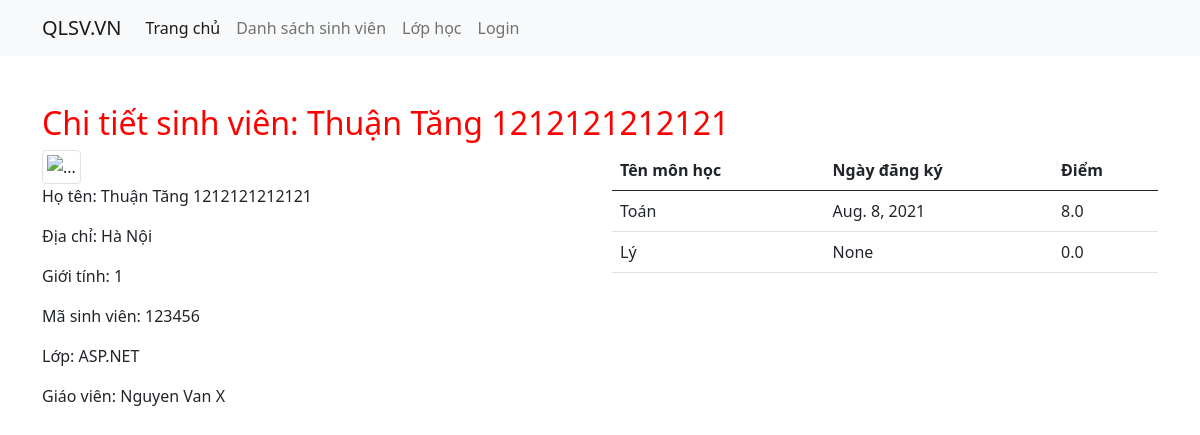
The app's page /sinhvien/1 with its own data.
### students/models.py (models this page shows, shortened)
class Student(models.Model):
    class Meta:
        permissions = [
            ("change_task_status", "Can change the status of tasks"),
            ("close_task", "Can remove a task by setting its status as closed"),
            ("grade_latest_exam_score", "Cập nhật điểm đồ án tốt nghiệp"),
        ]
    id = models.BigAutoField(primary_key=True)
    class_model = models.ForeignKey(ClassModel, on_delete=models.DO_NOTHING)
    name = models.CharField(max_length=200, help_text="Tên sinh viên, ví dụ:  Nguyễn Văn A")
    gender = models.IntegerField(choices=GenderChoices.choices)
    address = models.TextField()
    student_code = models.CharField(max_length=200)
    is_paid = models.BooleanField(default=False)
    go_to_school_at = models.DateField(null=True)
    skills = models.ManyToManyField(Skill, verbose_name="Danh sách Kỹ năng")
    subjects = models.ManyToManyField(Subject, through='SubjectRegistration')
    profile = models.OneToOneField(Profile, on_delete=models.CASCADE, null=True)
    def __str__(self) -> str:
        return self.name

class ClassModel(models.Model):
    name = models.CharField(max_length=200)
    teacher_name = models.CharField(max_length=200)

class SubjectRegistration(models.Model):
    student = models.ForeignKey(Student, on_delete=models.CASCADE, verbose_name="Sinh viên")
    subject = models.ForeignKey(Subject, on_delete=models.CASCADE, verbose_name="Môn học")
    reg_at = models.DateField(null=True, verbose_name="Ngày đăng ký")
    score = models.FloatField(default=0, verbose_name="Điểm trung bình")
    def __str__(self):
        return str(self.student) + " - " + str(self.subject)

class Subject(models.Model):
    name = models.CharField(max_length=255)
    def __str__(self) -> str:
        return self.name

### students/views.py (the view)
# urls.py: path('<int:student_id>', views.show, name='show'), #students/
def show(request, student_id):
    try:
        student = Student.objects.get(pk=student_id)
    except Student.DoesNotExist:
        raise Http404("Sinh viên không tồn tại")
    subjectRegistrations = SubjectRegistration.objects.filter(student=student)
    slugGenerate = slugify(student.name)
    print(slugGenerate)
    data = {
        "student": student,
        "subjectRegistrations": subjectRegistrations,
    }
    print(subjectRegistrations)
    return render(request, 'students/show.html', data)

### students/templates/students/show.html (shortened to what this page needs)
{% extends 'students/base.html' %}
{% block content %}
      <h2>Chi tiết sinh viên: {{ student.name }}</h2>
      <div class="row">
          <div class="col col-sm-6">
            <img style="width:100px" src="https://i.pinimg.com/736x/64/81/22/6481225432795d8cdf48f0f85800cf66.jpg" class="img-thumbnail" alt="...">
            <p>Họ tên: {{ student.name }}</p>
            <p>Địa chỉ: {{ student.address }}</p>
            <p>Giới tính: {{ student.gender }}</p>
            <p>Mã sinh viên: {{ student.student_code }}</p>
            <p>Lớp: {{ student.class_model.name }}</p>
            <p>Giáo viên: {{ student.class_model.teacher_name }}</p>
          </div>
          <div class="col col-sm-6">
            <table class="table">
            <thead>
              <tr>
                <th scope="col">Tên môn học</th>
                <th scope="col">Ngày đăng ký</th>
                <th scope="col">Điểm</th>
              </tr>
            </thead>
            <tbody>
            {% if subjectRegistrations.count > 0 %}
              {% for subjectRegistration in subjectRegistrations %}
                <tr>
                  <td>{{ subjectRegistration.subject.name }}</td>
                  <td>{{ subjectRegistration.reg_at }}</td>
                  <td>{{ subjectRegistration.score }}</td>
                </tr>
              {% endfor %}
            {% else %}
              <tr>
                <td colspan="3">Sinh viên chưa đăng ký môn học</td>
              </tr>
            {% endif %}
            </tbody>
          </table>
          </div>
      </div>
    </div>
{% endblock content %}

### students/templates/students/show.html (style rules this page uses)
h2 { color:red }

### records on screen
Student: name "Thuận Tăng 1212121212121", address "Hà Nội", gender "1", student_code "123456", class_model.name "ASP.NET", class_model.teacher_name "Nguyen Van X"
SubjectRegistration: subject.name "Toán", reg_at "Aug. 8, 2021", score "8.0"
SubjectRegistration: subject.name "Lý", reg_at "None", score "0.0"
